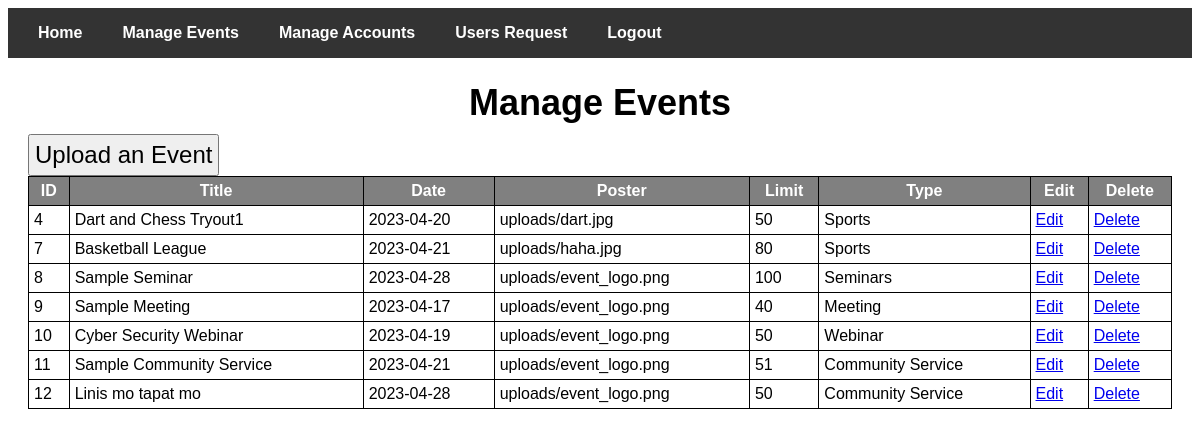
/adminevents.php, run on the app's committed database.
### tables this page shows
CREATE TABLE `tbl_event` (
  `event_id` int(11) NOT NULL,
  `event_title` varchar(50) NOT NULL,
  `event_date` date DEFAULT NULL,
  `event_description` varchar(100) DEFAULT NULL,
  `event_poster` blob DEFAULT NULL,
  `event_limit` int(11) DEFAULT NULL,
  `event_DateCreated` date DEFAULT NULL,
  `event_Type` varchar(20) DEFAULT NULL CHECK (`event_Type` in ('Seminars','Meeting','Webinar','Sports','Community Service')),
  `event-covered` enum('residents-only','open-for-all') NOT NULL
);

### adminevents.php (the view, shortened to what this page needs)
<!DOCTYPE html>
<html>
<head>
</head>
<body>
  <nav>
    <ul>
      <li><a href="admindashboard.php">Home</a></li>
      <li><a href="adminevents.php">Manage Events</a></li>
      <li><a href="#">Manage Accounts</a></li>
      <li><a href="adminpending.php">Users Request</a></li>
      <li><a href="logout.php">Logout</a></li>
    </ul>
  </nav>
  <main>
  <h1 style="text-align:center;">Manage Events</h1>
<!DOCTYPE html>
<html lang="en">
<head>
    <link rel="stylesheet" href="css\event.css">
</head>
<body>
    <button id="upload-event-btn" style="font-size: 24px; padding: 5px;">Upload an Event</button>
</body>
</html>
  <table style="width:100%; border-collapse:collapse;">
    <thead>
      <tr style="background-color:grey; color:white; font-weight:bold;">
        <th>ID</th>
        <th>Title</th>
        <th>Date</th>
        <th>Poster</th>
        <th>Limit</th>
        <th>Type</th>
        <th>Edit</th>
        <th>Delete</th>
      </tr>
    </thead>
    <tbody>
      <?php
        include_once "db_conn.php";
        $sql = "SELECT event_id, event_title, event_date, event_poster, event_limit, event_Type FROM tbl_event";
        $result = mysqli_query($conn, $sql);
        if (mysqli_num_rows($result) > 0) {
          while($row = mysqli_fetch_assoc($result)) {
            echo "<tr>";
            echo "<td>".$row["event_id"]."</td>";
            echo "<td>".$row["event_title"]."</td>";
            echo "<td>".$row["event_date"]."</td>";
            echo "<td>".$row["event_poster"]."</td>";
            echo "<td>".$row["event_limit"]."</td>";
            echo "<td>".$row["event_Type"]."</td>";
            echo "<td><a href='edit_event.php?event_id=".$row["event_id"]."'>Edit</a></td>";
            echo "<td><a href='delete_event.php?event_id=".$row["event_id"]."'>Delete</a></td>";
            echo "</tr>";
          }
        } else {
          echo "<tr><td colspan='7'>No events found</td></tr>";
        }
      ?>
    </tbody>
  </table>
</main>
</body>
</html>

### adminevents.php (style rules this page uses)
* { font-family: sans-serif; }
nav { background-color: #333; height: 50px; display: flex; justify-content: space-between; align-items: center; padding: 0 20px; }
nav ul { list-style: none; margin: 0; padding: 0; display: flex; }
nav ul li { margin-right: 20px; }
nav ul li:last-child { margin-right: 0; }
nav ul li a { color: #fff; text-decoration: none; font-weight: bold; padding: 10px; }
main { margin: 20px; }
main h1 { font-size: 36px; margin-bottom: 10px; }
table, th, td { border: 1px solid black; border-collapse: collapse; padding: 5px; }

### data on the page
tbl_event: event_id "4", event_title "Dart and Chess Tryout1", event_date "2023-04-20", event_poster "uploads/dart.jpg", event_limit "50", event_Type "Sports"
tbl_event: event_id "7", event_title "Basketball League", event_date "2023-04-21", event_poster "uploads/haha.jpg", event_limit "80", event_Type "Sports"
tbl_event: event_id "8", event_title "Sample Seminar", event_date "2023-04-28", event_poster "uploads/event_logo.png", event_limit "100", event_Type "Seminars"
tbl_event: event_id "9", event_title "Sample Meeting", event_date "2023-04-17", event_poster "uploads/event_logo.png", event_limit "40", event_Type "Meeting"
tbl_event: event_id "10", event_title "Cyber Security Webinar", event_date "2023-04-19", event_poster "uploads/event_logo.png", event_limit "50", event_Type "Webinar"
tbl_event: event_id "11", event_title "Sample Community Service", event_date "2023-04-21", event_poster "uploads/event_logo.png", event_limit "51", event_Type "Community Service"
tbl_event: event_id "12", event_title "Linis mo tapat mo", event_date "2023-04-28", event_poster "uploads/event_logo.png", event_limit "50", event_Type "Community Service"
